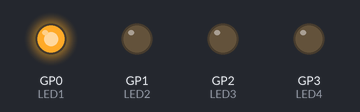
Simulated run of this program. Board: Raspberry Pi Pico running MicroPython. Parts: output pins drawn as LEDs (lit = HIGH).

Above: at 0.1 s.
At 0.7 s:
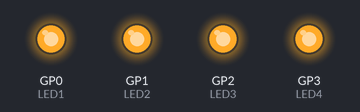
At 1.1 s:
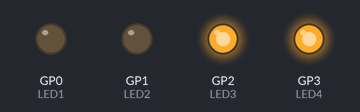
At 1.5 s:
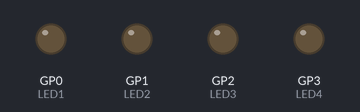
At 2.5 s:
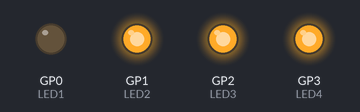
At 3.5 s:
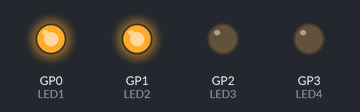
Timing chart, 0 to 3.8 s (numbered marks = the images above):
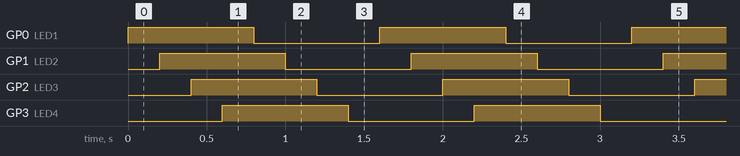

The program:

Project_2_Water_flowing_LED.py
```python
from machine import Pin
from time import sleep


LED1 = Pin(0, Pin.OUT)
LED2 = Pin(1, Pin.OUT)
LED3 = Pin(2, Pin.OUT)
LED4 = Pin(3, Pin.OUT)

interval = 0.2

while True:
    LED1.toggle()
    sleep(interval)
    LED2.toggle()
    sleep(interval)
    LED3.toggle()
    sleep(interval)
    LED4.toggle()
    sleep(interval)
```

Measured:
- by itself, GP0 (LED1), GP1 (LED2), GP2 (LED3), GP3 (LED4): alternates HIGH for 0.80 s and LOW for 0.80 s
- by itself, everything shown: repeats every 1.6 s, in 8 steps
